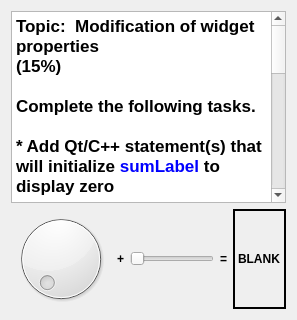
     <widget class="QWidget" name="tab_5">
      <attribute name="title">
       <string>P4</string>
      </attribute>
      <layout class="QVBoxLayout" name="verticalLayout_7">
       <item>
        <widget class="QTextBrowser" name="textBrowser_5">
         <property name="html">
          <string>&lt;!DOCTYPE HTML PUBLIC &quot;-//W3C//DTD HTML 4.0//EN&quot; &quot;http://www.w3.org/TR/REC-html40/strict.dtd&quot;&gt;
&lt;html&gt;&lt;head&gt;&lt;meta name=&quot;qrichtext&quot; content=&quot;1&quot; /&gt;&lt;style type=&quot;text/css&quot;&gt;
p, li { white-space: pre-wrap; }
&lt;/style&gt;&lt;/head&gt;&lt;body style=&quot; font-family:'Sans Serif'; font-size:9pt; font-weight:400; font-style:normal;&quot;&gt;
&lt;p style=&quot; margin-top:0px; margin-bottom:0px; margin-left:0px; margin-right:0px; -qt-block-indent:0; text-indent:0px;&quot;&gt;&lt;span style=&quot; font-family:'.Lucida Grande UI'; font-size:13pt; font-weight:600;&quot;&gt;Topic:  Modification of widget properties&lt;/span&gt;&lt;/p&gt;
&lt;p style=&quot; margin-top:0px; margin-bottom:0px; margin-left:0px; margin-right:0px; -qt-block-indent:0; text-indent:0px;&quot;&gt;&lt;span style=&quot; font-family:'.Lucida Grande UI'; font-size:13pt; font-weight:600;&quot;&gt;(15%)&lt;/span&gt;&lt;/p&gt;
&lt;p style=&quot;-qt-paragraph-type:empty; margin-top:0px; margin-bottom:0px; margin-left:0px; margin-right:0px; -qt-block-indent:0; text-indent:0px; font-family:'.Lucida Grande UI'; font-size:13pt; font-weight:600;&quot;&gt;&lt;br /&gt;&lt;/p&gt;
&lt;p style=&quot; margin-top:0px; margin-bottom:0px; margin-left:0px; margin-right:0px; -qt-block-indent:0; text-indent:0px;&quot;&gt;&lt;span style=&quot; font-family:'.Lucida Grande UI'; font-size:13pt; font-weight:600;&quot;&gt;Complete the following tasks.&lt;/span&gt;&lt;/p&gt;
&lt;p style=&quot;-qt-paragraph-type:empty; margin-top:0px; margin-bottom:0px; margin-left:0px; margin-right:0px; -qt-block-indent:0; text-indent:0px; font-family:'.Lucida Grande UI'; font-size:13pt;&quot;&gt;&lt;br /&gt;&lt;/p&gt;
&lt;p style=&quot; margin-top:0px; margin-bottom:0px; margin-left:0px; margin-right:0px; -qt-block-indent:0; text-indent:0px;&quot;&gt;&lt;span style=&quot; font-family:'.Lucida Grande UI'; font-size:13pt; font-weight:600;&quot;&gt;* Add Qt/C++ statement(s) that will initialize &lt;/span&gt;&lt;span style=&quot; font-family:'.Lucida Grande UI'; font-size:13pt; font-weight:600; color:#0000ff;&quot;&gt;sumLabel&lt;/span&gt;&lt;span style=&quot; font-family:'.Lucida Grande UI'; font-size:13pt; font-weight:600;&quot;&gt; to display zero&lt;/span&gt;&lt;/p&gt;
&lt;p style=&quot;-qt-paragraph-type:empty; margin-top:0px; margin-bottom:0px; margin-left:0px; margin-right:0px; -qt-block-indent:0; text-indent:0px; font-family:'.Lucida Grande UI'; font-size:13pt; font-weight:600;&quot;&gt;&lt;br /&gt;&lt;/p&gt;
&lt;p style=&quot; margin-top:0px; margin-bottom:0px; margin-left:0px; margin-right:0px; -qt-block-indent:0; text-indent:0px;&quot;&gt;&lt;span style=&quot; font-family:'.Lucida Grande UI'; font-size:13pt; font-weight:600;&quot;&gt;* Add Qt/C++ statement(s) that will sum the values of the slider and the dial and display the result in &lt;/span&gt;&lt;span style=&quot; font-family:'.Lucida Grande UI'; font-size:13pt; font-weight:600; color:#0000ff;&quot;&gt;sumLabel &lt;/span&gt;&lt;span style=&quot; font-family:'.Lucida Grande UI'; font-size:13pt; font-weight:600;&quot;&gt;whenever either input widget value changes&lt;/span&gt;&lt;/p&gt;
&lt;p style=&quot;-qt-paragraph-type:empty; margin-top:0px; margin-bottom:0px; margin-left:0px; margin-right:0px; -qt-block-indent:0; text-indent:0px; font-family:'.Lucida Grande UI'; font-size:13pt; font-weight:600;&quot;&gt;&lt;br /&gt;&lt;/p&gt;
&lt;p style=&quot; margin-top:0px; margin-bottom:0px; margin-left:0px; margin-right:0px; -qt-block-indent:0; text-indent:0px;&quot;&gt;&lt;span style=&quot; font-family:'.Lucida Grande UI'; font-size:13pt; font-weight:600;&quot;&gt;HINT:  the left-hand dial object is named &lt;/span&gt;&lt;span style=&quot; font-family:'.Lucida Grande UI'; font-size:13pt; font-weight:600; color:#0000ff;&quot;&gt;leftDial&lt;/span&gt;&lt;span style=&quot; font-family:'.Lucida Grande UI'; font-size:13pt; font-weight:600;&quot;&gt;, the right-hand slider object is named &lt;/span&gt;&lt;span style=&quot; font-family:'.Lucida Grande UI'; font-size:13pt; font-weight:600; color:#0000ff;&quot;&gt;rightSlider&lt;/span&gt;&lt;span style=&quot; font-family:'.Lucida Grande UI'; font-size:13pt; font-weight:600;&quot;&gt;, and the label object is named &lt;/span&gt;&lt;span style=&quot; font-family:'.Lucida Grande UI'; font-size:13pt; font-weight:600; color:#0000ff;&quot;&gt;sumLabel&lt;/span&gt;&lt;/p&gt;
&lt;p style=&quot;-qt-paragraph-type:empty; margin-top:0px; margin-bottom:0px; margin-left:0px; margin-right:0px; -qt-block-indent:0; text-indent:0px; font-family:'.Lucida Grande UI'; font-size:13pt; font-weight:600; color:#000000;&quot;&gt;&lt;br /&gt;&lt;/p&gt;
&lt;p style=&quot; margin-top:0px; margin-bottom:0px; margin-left:0px; margin-right:0px; -qt-block-indent:0; text-indent:0px;&quot;&gt;&lt;span style=&quot; font-family:'.Lucida Grande UI'; font-size:13pt; font-weight:600; color:#ff0000;&quot;&gt;Do NOT use the Designer tool to modify the main form itself or to create the pop-up dialog or you will receive&lt;/span&gt;&lt;span style=&quot; font-family:'.Lucida Grande UI'; font-size:13pt; font-weight:600; color:#000000;&quot;&gt; zero credit (0 points).&lt;/span&gt;&lt;/p&gt;
&lt;p style=&quot;-qt-paragraph-type:empty; margin-top:0px; margin-bottom:0px; margin-left:0px; margin-right:0px; -qt-block-indent:0; text-indent:0px; font-family:'.Lucida Grande UI'; font-size:13pt; font-weight:600; color:#000000;&quot;&gt;&lt;br /&gt;&lt;/p&gt;
&lt;p style=&quot; margin-top:0px; margin-bottom:0px; margin-left:0px; margin-right:0px; -qt-block-indent:0; text-indent:0px;&quot;&gt;&lt;span style=&quot; font-family:'.Lucida Grande UI'; font-size:13pt; font-weight:600; color:#000000;&quot;&gt;You may use hand-written Qt4-style or Qt5-style connect statements on this problem.&lt;/span&gt;&lt;/p&gt;&lt;/body&gt;&lt;/html&gt;</string>
         </property>
        </widget>
       </item>
       <item>
        <layout class="QHBoxLayout" name="horizontalLayout_8">
         <item>
          <widget class="QDial" name="leftDial">
           <property name="maximum">
            <number>5</number>
           </property>
          </widget>
         </item>
         <item>
          <widget class="QLabel" name="label_3">
           <property name="font">
            <font>
             <weight>75</weight>
             <bold>true</bold>
            </font>
           </property>
           <property name="text">
            <string>+</string>
           </property>
           <property name="alignment">
            <set>Qt::AlignCenter</set>
           </property>
          </widget>
         </item>
         <item>
          <widget class="QSlider" name="rightSlider">
           <property name="maximum">
            <number>5</number>
           </property>
           <property name="orientation">
            <enum>Qt::Horizontal</enum>
           </property>
          </widget>
         </item>
         <item>
          <widget class="QLabel" name="label_4">
           <property name="font">
            <font>
             <weight>75</weight>
             <bold>true</bold>
            </font>
           </property>
           <property name="text">
            <string>=</string>
           </property>
           <property name="alignment">
            <set>Qt::AlignCenter</set>
           </property>
          </widget>
         </item>
         <item>
          <widget class="QLabel" name="sumLabel">
           <property name="font">
            <font>
             <weight>75</weight>
             <bold>true</bold>
            </font>
           </property>
           <property name="frameShape">
            <enum>QFrame::WinPanel</enum>
           </property>
           <property name="text">
            <string>BLANK</string>
           </property>
          </widget>
         </item>
        </layout>
       </item>
      </layout>
     </widget>
